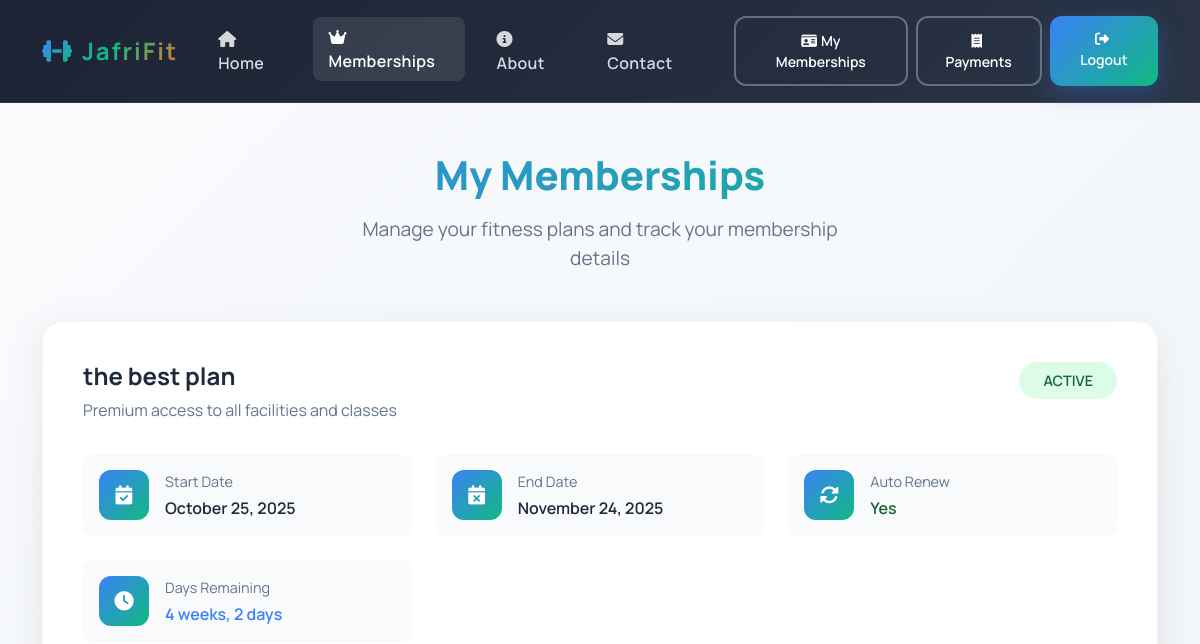
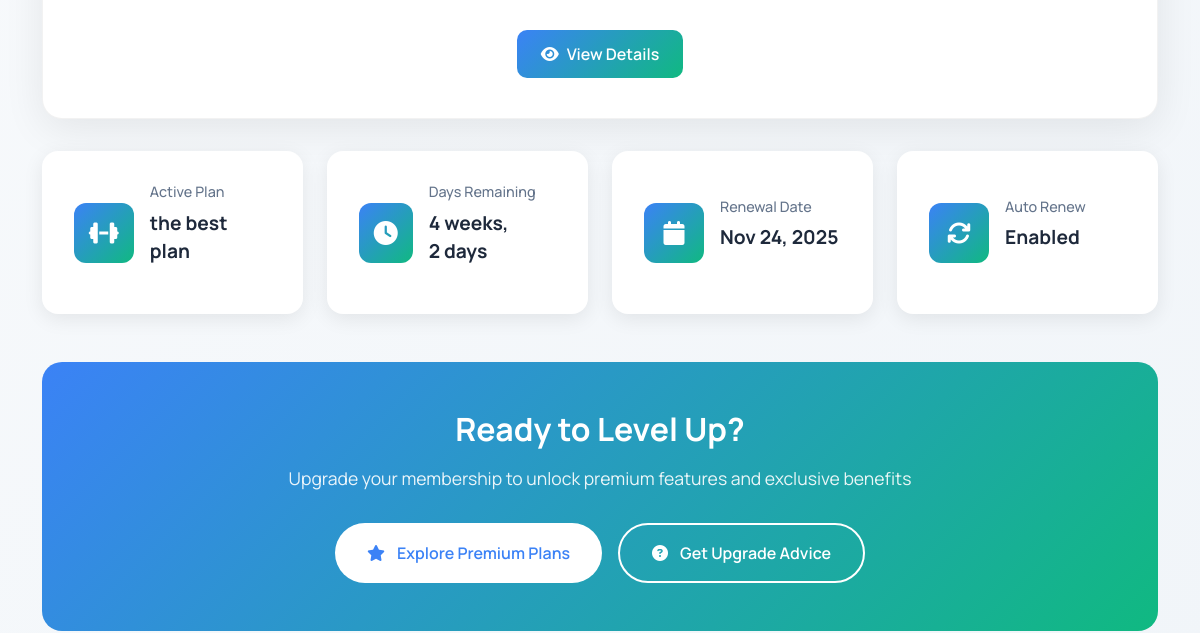
Before: /memberships/my/ (signed in, upper part) with the older database file (2 pictures, top to bottom).
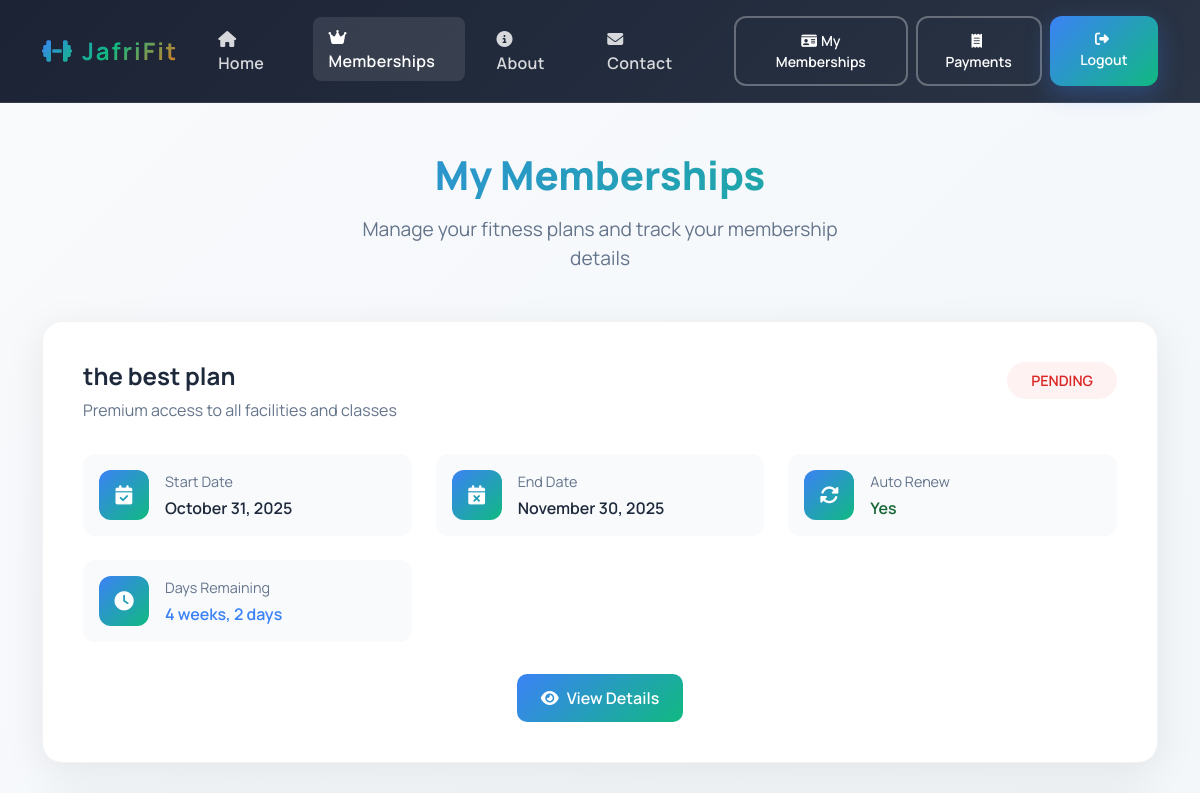
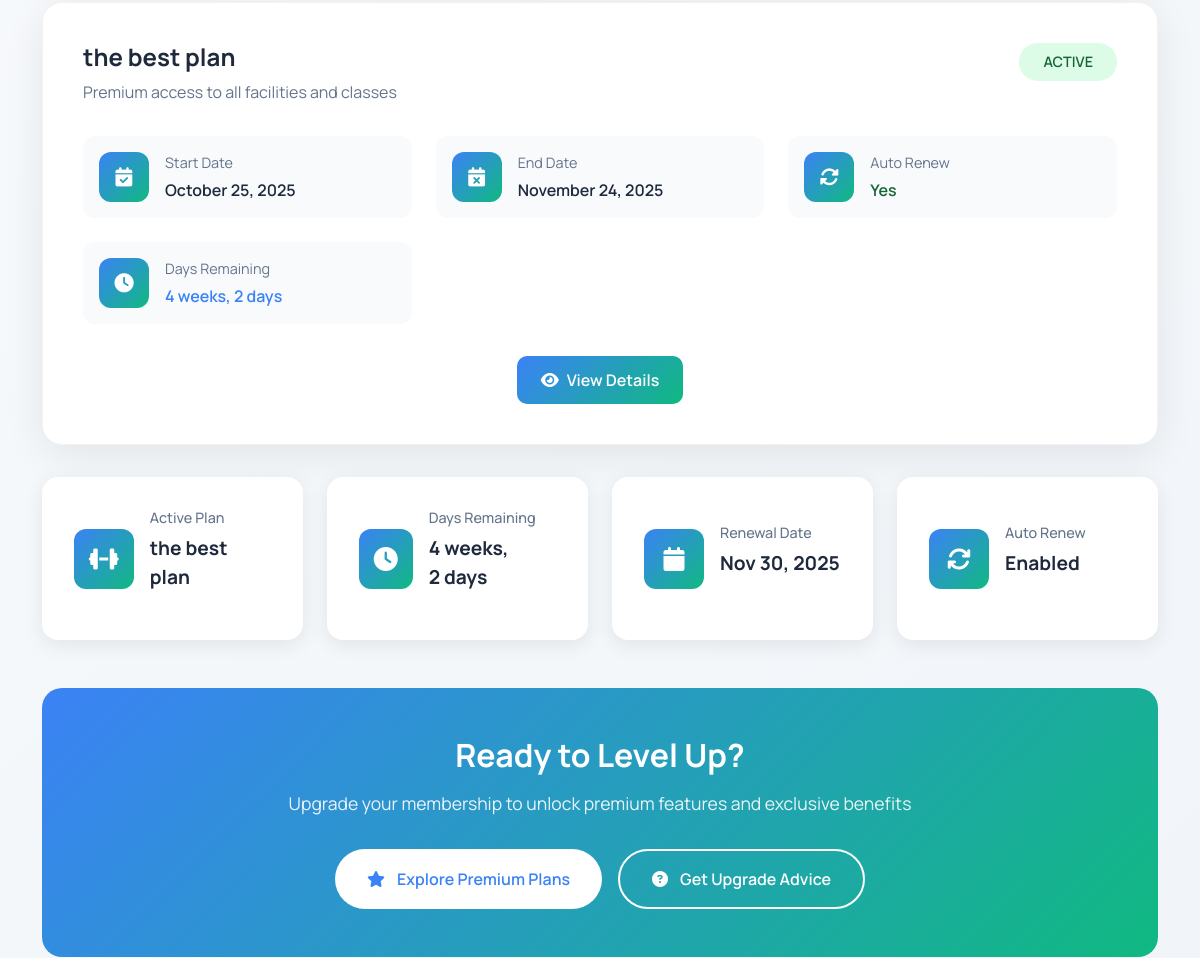
After: the same page with the newer database file (2 pictures, top to bottom).
### memberships/models.py (models this page shows, shortened)
class Membership(models.Model):
    STATUS_CHOICES = [
        ("pending", "Pending"),
        ("active", "Active"),
        ("expired", "Expired"),
        ("canceled", "Canceled"),
    ]
    user = models.ForeignKey(settings.AUTH_USER_MODEL, on_delete=models.CASCADE)
    plan = models.ForeignKey(MembershipPlan, on_delete=models.PROTECT)
    start_date = models.DateTimeField(default=timezone.now)
    end_date = models.DateTimeField(blank=True, null=True)
    status = models.CharField(max_length=20, choices=STATUS_CHOICES, default="pending")
    auto_renew = models.BooleanField(default=True)
    class Meta:
        ordering = ["-start_date"]
        unique_together = ("user", "plan", "start_date")

class MembershipPlan(models.Model):
    name = models.CharField(max_length=100)
    slug = models.SlugField(unique=True)
    description = models.TextField(blank=True)
    price = models.DecimalField(max_digits=8, decimal_places=2)
    duration_days = models.PositiveIntegerField(default=30)
    is_active = models.BooleanField(default=True)
    featured = models.BooleanField(default=False)
    class Meta:
        ordering = ["price"]

### memberships/views.py (the view)
# urls.py: path("my/", views.my_memberships, name="my_memberships"),
@login_required
def my_memberships(request):
    memberships = Membership.objects.filter(user=request.user)
    return render(request, "memberships/my_memberships.html", {"memberships": memberships})

### core/context_processors.py (called while the page is built)
def site_settings(_request):
    return {
        "SITE_NAME": settings.SITE_NAME,
        "SITE_TAGLINE": settings.SITE_TAGLINE,
        "STRIPE_PUBLISHABLE_KEY": settings.STRIPE_PUBLISHABLE_KEY,
    }

### templates/memberships/my_memberships.html (shortened to what the changed rows need)
{% extends "base.html" %}
{% load static %}
{% block content %}
<section class="memberships-section">
  <div class="container">
    <div class="page-header">
      <h1>My Memberships</h1>
    </div>
    {% if memberships %}
      <div class="memberships-container">
        {% for membership in memberships %}
        <div class="membership-card">
          <div class="membership-header">
            <div class="plan-info">
              <h2>{{ membership.plan.name }}</h2>
              <p class="plan-description">Premium access to all facilities and classes</p>
            </div>
            <div class="status-badge {% if membership.status == 'active' %}active{% else %}inactive{% endif %}">
              {{ membership.status|title }}
            </div>
          </div>
          <div class="membership-details">
            <div class="detail-grid">
              <div class="detail-item">
                <div class="detail-icon">
                  <i class="fas fa-calendar-check"></i>
                </div>
                <div class="detail-content">
                  <label>Start Date</label>
                  <span class="detail-value">{{ membership.start_date|date:"F d, Y" }}</span>
                </div>
              </div>
              <div class="detail-item">
                <div class="detail-icon">
                  <i class="fas fa-calendar-times"></i>
                </div>
                <div class="detail-content">
                  <label>End Date</label>
                  <span class="detail-value">{{ membership.end_date|date:"F d, Y" }}</span>
                </div>
              </div>
              <div class="detail-item">
                <div class="detail-icon">
                  <i class="fas fa-sync-alt"></i>
                </div>
                <div class="detail-content">
                  <label>Auto Renew</label>
                  <span class="detail-value {% if membership.auto_renew %}renewing{% else %}not-renewing{% endif %}">
                    {{ membership.auto_renew|yesno:"Yes,No" }}
                  </span>
                </div>
              </div>
              <div class="detail-item">
                <div class="detail-icon">
                  <i class="fas fa-clock"></i>
                </div>
                <div class="detail-content">
                  <label>Days Remaining</label>
                  <span class="detail-value days-remaining">
                    {{ membership.end_date|timeuntil:membership.start_date }}
                  </span>
                </div>
              </div>
            </div>
          </div>
          <div class="membership-actions">
            <button class="action-btn primary">
              <i class="fas fa-eye"></i>
              View Details
            </button>
          </div>
        </div>
        {% endfor %}
      </div>
      <div class="membership-stats">
        <div class="stat-card">
          <div class="stat-icon">
            <i class="fas fa-dumbbell"></i>
          </div>
          <div class="stat-content">
            <h3>Active Plan</h3>
            <p class="stat-value">{{ memberships.0.plan.name }}</p>
          </div>
        </div>
        <div class="stat-card">
          <div class="stat-icon">
            <i class="fas fa-clock"></i>
          </div>
          <div class="stat-content">
            <h3>Days Remaining</h3>
            <p class="stat-value">{{ memberships.0.end_date|timeuntil:memberships.0.start_date }}</p>
          </div>
        </div>
        <div class="stat-card">
          <div class="stat-icon">
            <i class="fas fa-calendar"></i>
          </div>
          <div class="stat-content">
            <h3>Renewal Date</h3>
            <p class="stat-value">{{ memberships.0.end_date|date:"M d, Y" }}</p>
          </div>
        </div>
        <div class="stat-card">
          <div class="stat-icon">
            <i class="fas fa-sync"></i>
          </div>
          <div class="stat-content">
            <h3>Auto Renew</h3>
            <p class="stat-value {% if memberships.0.auto_renew %}renewing{% else %}not-renewing{% endif %}">
              {{ memberships.0.auto_renew|yesno:"Enabled,Disabled" }}
            </p>
          </div>
        </div>
      </div>
      <div class="upgrade-section">
        <div class="upgrade-content">
          <h2>Ready to Level Up?</h2>
          <p>Upgrade your membership to unlock premium features and exclusive benefits</p>
          <div class="upgrade-actions">
            <a href="{% url 'memberships:plan_list' %}" class="upgrade-btn primary">
              <i class="fas fa-star"></i>
              Explore Premium Plans
            </a>
            <a href="{% url 'core:contact' %}" class="upgrade-btn secondary">
              <i class="fas fa-question-circle"></i>
              Get Upgrade Advice
            </a>
          </div>
        </div>
      </div>
    {% endif %}
  </div>
</section>
{% endblock content %}

Changed rows visible on the page:
added Membership: plan.name "the best plan", status "PENDING", start_date "October 31, 2025", end_date "November 30, 2025", auto_renew "Yes", end_date "4 weeks, 2 days", end_date+start_date "4 weeks, 2 days", end_date "Nov 30, 2025", auto_renew "Enabled"
Other visible differences:
{{ memberships.0.end_date|date:"M d, Y" }}: "Nov 24, 2025" → "Nov 30, 2025"
